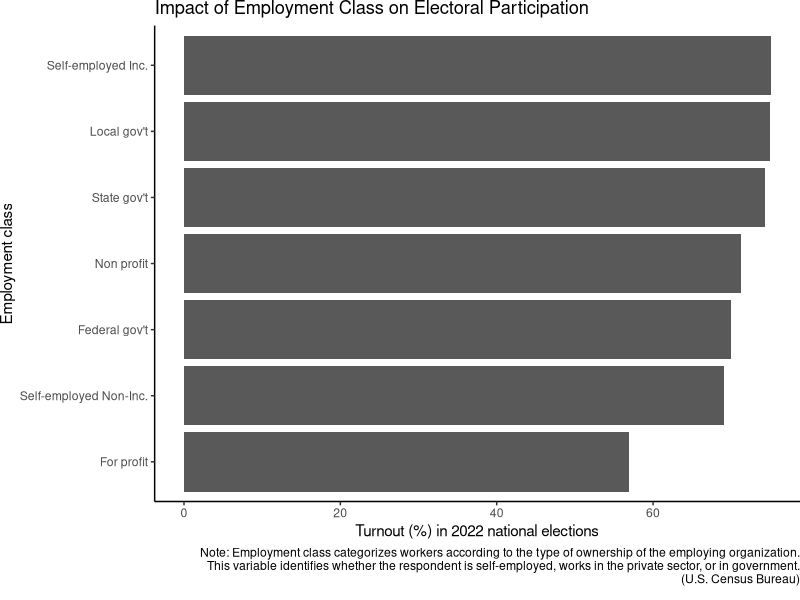
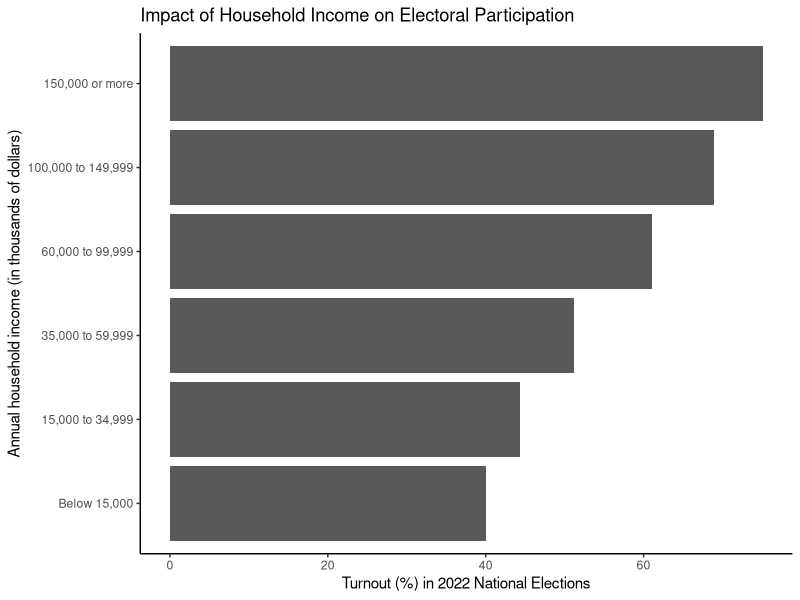

R code for these plots, in order:
## ---- chunk 1
library(tidyverse)
library(stringr)

#loading data

#census_raw <- read_csv("nov22pub (1).csv")

#selecting variables 

#census <- census_raw |>
  #select(employment_class=PEIO1COW, voted=PES1, income_code=HEFAMINC)

#write.csv(census,"census.csv")

census <- read_csv("census.csv")

## ---- chunk 2
#replacing coded values

census$employment_class <- census$employment_class |>
  case_match(1 ~ "Federal gov't",
             2 ~ "State gov't",
             3 ~ "Local gov't", 
             4 ~ "For profit",
             5 ~ "Non profit",
             6 ~ "Self-employed Inc.",
             7 ~ "Self-employed Non-Inc.",
             8 ~ "Unpaid",
             .default="other")

census$voted_num <- census$voted |>
  case_match(1 ~ 1,
             2 ~ 0,
             .default= 2)

census$voted <- census$voted |>
  case_match(1 ~ "Yes",
             2 ~ "No",
             .default = "other")

census$house_income <- census$income_code |>
  case_match(-1 ~ "other",
             1 ~ "less than 5",
             2 ~ "5 to 7.499",
             3 ~ "7.5 to 9.999", 
             4 ~ "10 to 12.499",
             5 ~ "12.5 to 14.999",
             6 ~ "15 to 19.999",
             7 ~ "20 to 24.999",
             8 ~ "25 to 29.999",
             9 ~ "30 to 34.999",
             10 ~ "35 to 39.999",
             11 ~ "40 to 49.999",
             12 ~ "50 to 59.999",
             13 ~ "60 to 74.999",
             14 ~ "75 to 99.999",
             15 ~ "100 to 149.999",
             16 ~ "150 or more")

#broadening household income categories

census <- census |>
  mutate(broad_income_categories = case_when(
    income_code >= 1 & income_code <= 5 ~ "Below 15,000",
    income_code >= 6 & income_code <= 9 ~ "15,000 to 34,999",
    income_code >= 10 & income_code <= 12 ~ "35,000 to 59,999",
    income_code >= 13 & income_code <= 14 ~ "60,000 to 99,999",
    income_code == 15 ~ "100,000 to 149,999",
    income_code == 16 ~ "150,000 or more"))

#creating numeric household_income variable by taking average of upper/lower bounds

census$house_income_num <- census$income_code |>
  case_match(1 ~ 2500,
             2 ~ 6250,
             3 ~ 8750, 
             4 ~ 11250,
             5 ~ 13750,
             6 ~ 17500,
             7 ~ 22500,
             8 ~ 27500,
             9 ~ 32500,
             10 ~ 37500,
             11 ~ 45000,
             12 ~ 55000,
             13 ~ 67500,
             14 ~ 87500,
             15 ~ 125000,
             16 ~ 150000,
             .default = 0)

#creating binary forprofit versus nonprofit variable

census <- census |>
  mutate(employment_type = case_when(
    employment_class == "Federal gov't" | employment_class == "State gov't" | employment_class == "Local gov't" | employment_class == "Non profit" ~ "Nonprofit",
    employment_class == "For profit" | employment_class == "Self-employed Inc." | employment_class == "Self-employed Non-Inc." ~ "Forprofit",
    TRUE ~ "other"
  ))

#filtering out other

census <- census |>
  filter(employment_type != "other",
         voted != "other")

## ---- chunk 3

lm <- summary(lm(voted_num ~ employment_type + house_income_num, data = census))

lm |>
  broom::tidy() |>
  select(term, estimate) |>  
  knitr::kable()

## ---- chunk 4

diff_in_means <- census |>
  group_by(employment_type) |>
  summarize(turnout = mean(voted_num) * 100) |>
  pivot_wider(names_from = employment_type,
              values_from = turnout) |>
  mutate(DIM = Nonprofit - Forprofit)

knitr::kable(diff_in_means, digits = 2)

## ---- chunk 5
#calculating average household income across employment types

type_income_mean <- census |>
  group_by(employment_type) |>
  summarize(house_income = mean(house_income_num)) |>
  pivot_wider(names_from = employment_type,
              values_from = house_income) |>
  mutate(difference = Nonprofit - Forprofit)
knitr::kable(type_income_mean)

## ---- chunk 6

#calculating turnout rates by employment class

employment_turnout <- census |>
  group_by(employment_class) |>
  summarize(turnout = mean(voted_num) * 100)

knitr::kable(employment_turnout, digits = 2)

#plotting turnout rates by employment class

employment_turnout_plot <- employment_turnout |>
  ggplot(mapping = aes(x = fct_reorder(employment_class, turnout), y = turnout)) +
  geom_col() +
  coord_flip() +
  labs(
    title = "Impact of Employment Class on Electoral Participation",
    x = "Employment class",
    y = "Turnout (%) in 2022 national elections",
    caption = "Note: Employment class categorizes workers according to the type of ownership of the employing organization. This variable identifies whether the respondent is self-employed, works in the private sector, or in government. (U.S. Census Bureau)"
  ) +
  theme_classic() +
  theme(plot.margin = margin(b = 10))

wrapped_caption <- str_wrap("Note: Employment class categorizes workers according to the type of ownership of the employing organization. This variable identifies whether the respondent is self-employed, works in the private sector, or in government. (U.S. Census Bureau)", width = 112)

employment_turnout_plot <- employment_turnout_plot + labs(caption = wrapped_caption)

employment_turnout_plot

## ---- chunk 7

#calculating turnout rates by income group 

income_turnout <- census |>
  group_by(broad_income_categories) |>
  summarize(turnout = mean(voted_num) * 100) 

knitr::kable(income_turnout, digits = 2)

#plotting turnout rates by income group

income_turnout_plot <- income_turnout |>
  ggplot(mapping = aes(x = fct_reorder(broad_income_categories, turnout), y = turnout)) +
  geom_col() +
  coord_flip() +
  labs(
    title = "Impact of Household Income on Electoral Participation",
    x = "Annual household income (in thousands of dollars)",
    y = "Turnout (%) in 2022 National Elections"
  ) +
  theme_classic()

income_turnout_plot
